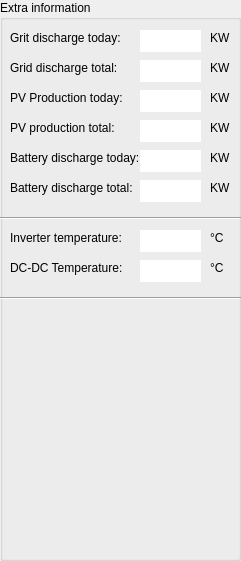
   <widget class="QGroupBox" name="groupBoxExtraInformation">
    <property name="geometry">
     <rect>
      <x>1020</x>
      <y>0</y>
      <width>241</width>
      <height>561</height>
     </rect>
    </property>
    <property name="title">
     <string>Extra information</string>
    </property>
    <widget class="QLabel" name="label_61">
     <property name="geometry">
      <rect>
       <x>10</x>
       <y>30</y>
       <width>131</width>
       <height>16</height>
      </rect>
     </property>
     <property name="text">
      <string>Grit discharge today:</string>
     </property>
    </widget>
    <widget class="QLabel" name="label_62">
     <property name="geometry">
      <rect>
       <x>10</x>
       <y>60</y>
       <width>131</width>
       <height>16</height>
      </rect>
     </property>
     <property name="text">
      <string>Grid discharge total:</string>
     </property>
    </widget>
    <widget class="QLabel" name="label_63">
     <property name="geometry">
      <rect>
       <x>10</x>
       <y>90</y>
       <width>131</width>
       <height>16</height>
      </rect>
     </property>
     <property name="text">
      <string>PV Production today:</string>
     </property>
    </widget>
    <widget class="QLabel" name="label_64">
     <property name="geometry">
      <rect>
       <x>10</x>
       <y>120</y>
       <width>131</width>
       <height>16</height>
      </rect>
     </property>
     <property name="text">
      <string>PV production total:</string>
     </property>
    </widget>
    <widget class="QLabel" name="label_65">
     <property name="geometry">
      <rect>
       <x>10</x>
       <y>150</y>
       <width>131</width>
       <height>16</height>
      </rect>
     </property>
     <property name="text">
      <string>Battery discharge today:</string>
     </property>
    </widget>
    <widget class="QLabel" name="label_66">
     <property name="geometry">
      <rect>
       <x>10</x>
       <y>180</y>
       <width>131</width>
       <height>16</height>
      </rect>
     </property>
     <property name="text">
      <string>Battery discharge total:</string>
     </property>
    </widget>
    <widget class="QLineEdit" name="lineEditGridDischargeToday">
     <property name="geometry">
      <rect>
       <x>140</x>
       <y>30</y>
       <width>61</width>
       <height>22</height>
      </rect>
     </property>
     <property name="frame">
      <bool>false</bool>
     </property>
     <property name="alignment">
      <set>Qt::AlignRight|Qt::AlignTrailing|Qt::AlignVCenter</set>
     </property>
     <property name="readOnly">
      <bool>true</bool>
     </property>
    </widget>
    <widget class="QLineEdit" name="lineEditGridDischargeTotal">
     <property name="geometry">
      <rect>
       <x>140</x>
       <y>60</y>
       <width>61</width>
       <height>22</height>
      </rect>
     </property>
     <property name="frame">
      <bool>false</bool>
     </property>
     <property name="alignment">
      <set>Qt::AlignRight|Qt::AlignTrailing|Qt::AlignVCenter</set>
     </property>
     <property name="readOnly">
      <bool>true</bool>
     </property>
    </widget>
    <widget class="QLineEdit" name="lineEditPvProductioToday">
     <property name="geometry">
      <rect>
       <x>140</x>
       <y>90</y>
       <width>61</width>
       <height>22</height>
      </rect>
     </property>
     <property name="frame">
      <bool>false</bool>
     </property>
     <property name="alignment">
      <set>Qt::AlignRight|Qt::AlignTrailing|Qt::AlignVCenter</set>
     </property>
     <property name="readOnly">
      <bool>true</bool>
     </property>
    </widget>
    <widget class="QLineEdit" name="lineEditPvProductionTotal">
     <property name="geometry">
      <rect>
       <x>140</x>
       <y>120</y>
       <width>61</width>
       <height>22</height>
      </rect>
     </property>
     <property name="frame">
      <bool>false</bool>
     </property>
     <property name="alignment">
      <set>Qt::AlignRight|Qt::AlignTrailing|Qt::AlignVCenter</set>
     </property>
     <property name="readOnly">
      <bool>true</bool>
     </property>
    </widget>
    <widget class="QLineEdit" name="lineEditBatteryDischargeToday">
     <property name="geometry">
      <rect>
       <x>140</x>
       <y>150</y>
       <width>61</width>
       <height>22</height>
      </rect>
     </property>
     <property name="frame">
      <bool>false</bool>
     </property>
     <property name="alignment">
      <set>Qt::AlignRight|Qt::AlignTrailing|Qt::AlignVCenter</set>
     </property>
     <property name="readOnly">
      <bool>true</bool>
     </property>
    </widget>
    <widget class="QLineEdit" name="lineEditBatteryDischargeTotal">
     <property name="geometry">
      <rect>
       <x>140</x>
       <y>180</y>
       <width>61</width>
       <height>22</height>
      </rect>
     </property>
     <property name="frame">
      <bool>false</bool>
     </property>
     <property name="alignment">
      <set>Qt::AlignRight|Qt::AlignTrailing|Qt::AlignVCenter</set>
     </property>
     <property name="readOnly">
      <bool>true</bool>
     </property>
    </widget>
    <widget class="QLabel" name="label_67">
     <property name="geometry">
      <rect>
       <x>210</x>
       <y>30</y>
       <width>21</width>
       <height>16</height>
      </rect>
     </property>
     <property name="text">
      <string>KW</string>
     </property>
    </widget>
    <widget class="QLabel" name="label_68">
     <property name="geometry">
      <rect>
       <x>210</x>
       <y>60</y>
       <width>21</width>
       <height>16</height>
      </rect>
     </property>
     <property name="text">
      <string>KW</string>
     </property>
    </widget>
    <widget class="QLabel" name="label_69">
     <property name="geometry">
      <rect>
       <x>210</x>
       <y>90</y>
       <width>21</width>
       <height>16</height>
      </rect>
     </property>
     <property name="text">
      <string>KW</string>
     </property>
    </widget>
    <widget class="QLabel" name="label_70">
     <property name="geometry">
      <rect>
       <x>210</x>
       <y>120</y>
       <width>21</width>
       <height>16</height>
      </rect>
     </property>
     <property name="text">
      <string>KW</string>
     </property>
    </widget>
    <widget class="QLabel" name="label_71">
     <property name="geometry">
      <rect>
       <x>210</x>
       <y>150</y>
       <width>21</width>
       <height>16</height>
      </rect>
     </property>
     <property name="text">
      <string>KW</string>
     </property>
    </widget>
    <widget class="QLabel" name="label_72">
     <property name="geometry">
      <rect>
       <x>210</x>
       <y>180</y>
       <width>21</width>
       <height>16</height>
      </rect>
     </property>
     <property name="text">
      <string>KW</string>
     </property>
    </widget>
    <widget class="QLabel" name="label_73">
     <property name="geometry">
      <rect>
       <x>10</x>
       <y>230</y>
       <width>121</width>
       <height>16</height>
      </rect>
     </property>
     <property name="text">
      <string>Inverter temperature:</string>
     </property>
    </widget>
    <widget class="Line" name="line_4">
     <property name="geometry">
      <rect>
       <x>0</x>
       <y>210</y>
       <width>241</width>
       <height>16</height>
      </rect>
     </property>
     <property name="orientation">
      <enum>Qt::Horizontal</enum>
     </property>
    </widget>
    <widget class="QLineEdit" name="lineEditInverterTemperature">
     <property name="geometry">
      <rect>
       <x>140</x>
       <y>230</y>
       <width>61</width>
       <height>22</height>
      </rect>
     </property>
     <property name="frame">
      <bool>false</bool>
     </property>
     <property name="alignment">
      <set>Qt::AlignRight|Qt::AlignTrailing|Qt::AlignVCenter</set>
     </property>
     <property name="readOnly">
      <bool>true</bool>
     </property>
    </widget>
    <widget class="QLabel" name="label_74">
     <property name="geometry">
      <rect>
       <x>210</x>
       <y>230</y>
       <width>21</width>
       <height>16</height>
      </rect>
     </property>
     <property name="text">
      <string>°C</string>
     </property>
    </widget>
    <widget class="QLabel" name="label_75">
     <property name="geometry">
      <rect>
       <x>10</x>
       <y>260</y>
       <width>121</width>
       <height>16</height>
      </rect>
     </property>
     <property name="text">
      <string>DC-DC Temperature:</string>
     </property>
    </widget>
    <widget class="QLabel" name="label_76">
     <property name="geometry">
      <rect>
       <x>210</x>
       <y>260</y>
       <width>21</width>
       <height>16</height>
      </rect>
     </property>
     <property name="text">
      <string>°C</string>
     </property>
    </widget>
    <widget class="QLineEdit" name="lineEditDcDcTemperature">
     <property name="geometry">
      <rect>
       <x>140</x>
       <y>260</y>
       <width>61</width>
       <height>22</height>
      </rect>
     </property>
     <property name="frame">
      <bool>false</bool>
     </property>
     <property name="alignment">
      <set>Qt::AlignRight|Qt::AlignTrailing|Qt::AlignVCenter</set>
     </property>
     <property name="readOnly">
      <bool>true</bool>
     </property>
    </widget>
    <widget class="Line" name="line_5">
     <property name="geometry">
      <rect>
       <x>0</x>
       <y>290</y>
       <width>241</width>
       <height>16</height>
      </rect>
     </property>
     <property name="orientation">
      <enum>Qt::Horizontal</enum>
     </property>
    </widget>
   </widget>
